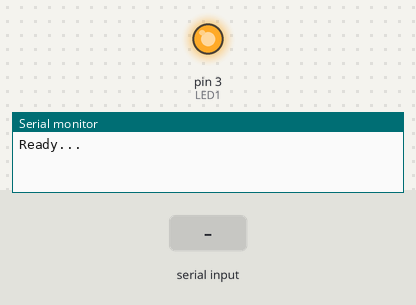
A sketch run on a simulated Arduino Uno, built with avr-gcc and run on an emulated ATmega328P. On the bench: output pins drawn as LEDs (lit = HIGH), the last lines printed to the serial monitor. The inputs (shaded band) are chosen by the test bench.

Above: at 1.2 s.
1.3 s: "fade\n" received over Serial
At 1.45 s:
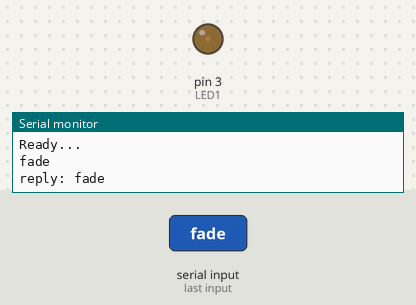
4.3 s: "on\n" received over Serial
5.8 s: "off\n" received over Serial
At 6.4 s:
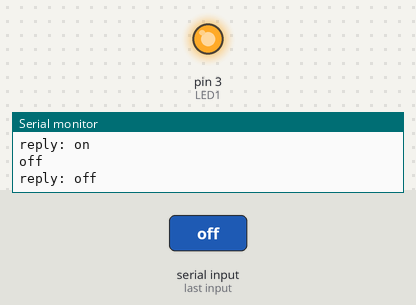
Timing chart, 0 to 8.8 s (numbered marks = the images above; inputs shaded):
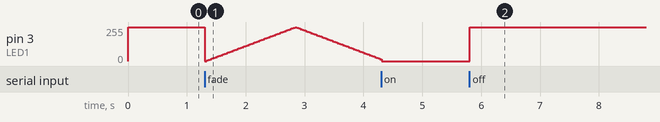

The sketch:

serial_comm_led.ino
```cpp
#define LED1 3

byte option = 0;
bool blink = 0;
int brightness = 0;
int fadeAmount = 5;
long millis1 = 0;

void setup() {
  Serial.begin(9600);

  pinMode(LED1, OUTPUT);
  digitalWrite(LED1, HIGH);

  Serial.println("Ready...");
}

void loop() {

  if (Serial.available() > 0)
  {
    String data = Serial.readStringUntil('\n');
    Serial.println(data);

    if (data == "on")
    {
      Serial.println("reply: on");
      option = 1;
    }
    else if (data == "off")
    {
      Serial.println("reply: off");
      option = 2;
    }
    else if (data == "blink") {
      long millis1 = 0;
      Serial.println("reply: blink");
      option = 3;
    }
    else if (data == "fade")
    {
      Serial.println("reply: fade");
      option = 4;
    }
  }

  if (option == 1)
  {
    digitalWrite(LED1, LOW);
  }
  else if (option == 2)
  {
    digitalWrite(LED1, HIGH);
  }
  else if (option == 3) {
    if (blink && millis() - millis1 > 1000) {
      digitalWrite(LED1, LOW);
      millis1 = millis();
    } else if (millis() - millis1 > 1000) {
      digitalWrite(LED1, HIGH);
      millis1 = millis();
    }
    blink = !blink;
  }
  else if (option == 4)
  {
    digitalWrite(LED1, HIGH);
    analogWrite(LED1, brightness);
    brightness = brightness + fadeAmount;
    if (brightness <= 0 || brightness >= 255) {
      fadeAmount = -fadeAmount;
    }
    delay(30);
  }
}
```

Measured:
- after the input at 5.8 s, pin 3 (LED1): 0/255 → 255/255 at once
